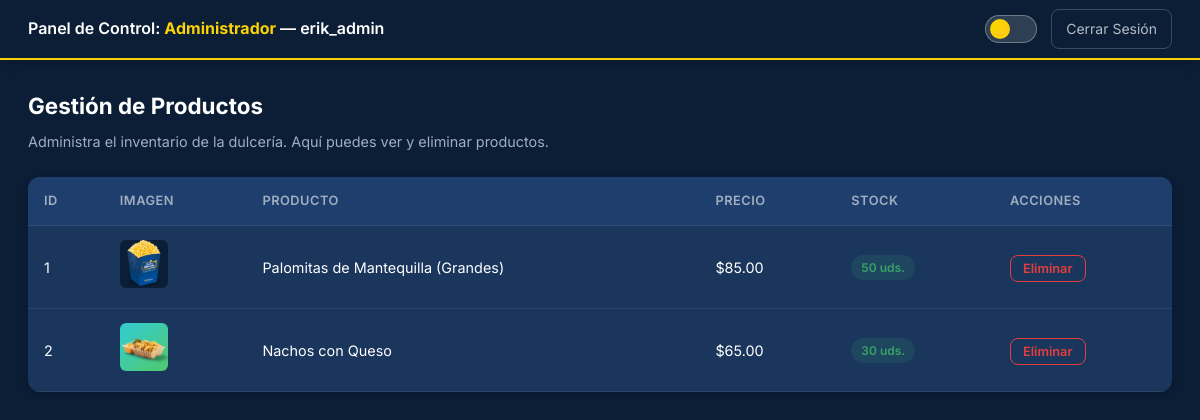
Page /views/adminPanel.php (signed in) on the committed database.
### tables this page shows
CREATE TABLE IF NOT EXISTS productos (
    id INT AUTO_INCREMENT PRIMARY KEY,
    nombre VARCHAR(100) NOT NULL,
    precio DECIMAL(10, 2) NOT NULL,
    stock INT NOT NULL DEFAULT 0,
    imagen VARCHAR(255)
);

### views/adminPanel.php (the view, shortened to what this page needs)
<?php
require_once '../config/database.php';
$stmt     = $conexion->query("SELECT * FROM productos ORDER BY id ASC");
$productos = $stmt->fetchAll(PDO::FETCH_ASSOC);
?>
<!DOCTYPE html>
<html lang="es" data-theme="dark">
<head>
    <link rel="stylesheet" href="../assets/css/style.css">
</head>
<body class="panel-layout">
<nav class="panel-nav">
    <span class="panel-nav-title">Panel de Control: <strong>Administrador</strong> — <?= htmlspecialchars($_SESSION['username']) ?></span>
    <div class="panel-nav-actions">
        <div class="theme-switch-wrapper">
            <label class="theme-switch" title="Cambiar tema">
                <span class="slider"></span>
            </label>
        </div>
        <a href="../controllers/LogoutController.php" class="btn-header-logout">Cerrar Sesión</a>
    </div>
</nav>
<div class="panel-content">
    <h2>Gestión de Productos</h2>
    <p class="desc">Administra el inventario de la dulcería. Aquí puedes ver y eliminar productos.</p>
    <table class="data-table">
        <thead>
            <tr>
                <th>ID</th>
                <th>Imagen</th>
                <th>Producto</th>
                <th>Precio</th>
                <th>Stock</th>
                <th>Acciones</th>
            </tr>
        </thead>
        <tbody>
            <?php foreach ($productos as $prod): ?>
            <tr>
                <td><?= $prod['id'] ?></td>
                <td><img src="../assets/img/<?= htmlspecialchars($prod['imagen']) ?>" width="48" height="48"
                         style="object-fit:contain; border-radius:6px; background:var(--bg-primary);"
                         onerror="this.src='https://via.placeholder.com/48/1a365d/fbd304?text=🍿'"></td>
                <td><?= htmlspecialchars($prod['nombre']) ?></td>
                <td>$<?= number_format($prod['precio'], 2) ?></td>
                <td>
                    <span class="badge-stock <?= $prod['stock'] > 5 ? 'ok' : 'low' ?>">
                        <?= $prod['stock'] ?> uds.
                    </span>
                </td>
                <td>
                    <a href="adminPanel.php?eliminar=<?= $prod['id'] ?>" class="btn-delete"
                       onclick="return confirm('¿Eliminar «<?= htmlspecialchars(addslashes($prod['nombre'])) ?>»?')">
                        Eliminar
                    </a>
                </td>
            </tr>
            <?php endforeach; ?>
        </tbody>
    </table>
</div>
</body>
</html>

### assets/css/style.css (style rules this page uses)
:root { --bg-primary: #0b1e36; --bg-secondary: #1a365d; --bg-card: #1e3f6e; --bg-sidebar: #f0f4f8; --bg-sidebar-item: #e2e8f0; --text-primary: #ffffff; --text-secondary: #a0aec0; --text-muted: #718096; --accent: #fbd304; --accent-hover: #e0bc00; --danger: #e53e3e; --danger-hover: #c53030; --success: #38a169; --success-hover: #2f855a; --border: rgba(251, 211, 4, 0.25); --border-card: rgba(255, 255, 255, 0.08); --shadow: 0 8px 32px rgba(0, 0, 0, 0.35); --shadow-sm: 0 2px 8px rgba(0, 0, 0, 0.2); --radius: 12px; --radius-sm: 8px; --transition: 0.25s ease; --header-bg: #0b1e36; --sidebar-text: #2d3748; --input-bg: rgba(255, 255, 255, 0.08); --input-border: rgba(255, 255, 255, 0.2); }
*, *::before, *::after { box-sizing: border-box; margin: 0; padding: 0; }
html { scroll-behavior: smooth; }
body { font-family: 'Inter', Arial, sans-serif; background-color: var(--bg-primary); color: var(--text-primary); min-height: 100vh; transition: background-color var(--transition), color var(--transition); line-height: 1.6; }
.theme-switch-wrapper { display: flex; align-items: center; gap: 8px; }
.theme-switch { position: relative; display: inline-block; width: 52px; height: 28px; flex-shrink: 0; }
.slider { position: absolute; inset: 0; background: rgba(255, 255, 255, 0.15); border: 1px solid rgba(255, 255, 255, 0.3); border-radius: 28px; cursor: pointer; transition: var(--transition); }
.slider::before { content: "🌙"; position: absolute; top: 3px; left: 4px; width: 20px; height: 20px; border-radius: 50%; display: flex; align-items: center; justify-content: center; font-size: 12px; transition: var(--transition); background: var(--accent); line-height: 20px; text-align: center; }
.btn-header-logout { color: rgba(255, 255, 255, 0.7); text-decoration: none; font-size: 0.875rem; padding: 8px 14px; border: 1px solid rgba(255, 255, 255, 0.2); border-radius: var(--radius-sm); transition: all var(--transition); }
.panel-layout { min-height: 100vh; display: flex; flex-direction: column; }
.panel-nav { background: var(--header-bg); border-bottom: 2px solid var(--accent); padding: 0 28px; height: 60px; display: flex; align-items: center; justify-content: space-between; box-shadow: 0 2px 12px rgba(0, 0, 0, 0.2); position: sticky; top: 0; z-index: 50; }
.panel-nav-title { color: #fff; font-weight: 600; font-size: 1rem; }
.panel-nav-title strong { color: var(--accent); }
.panel-nav-actions { display: flex; align-items: center; gap: 14px; }
.panel-content { padding: 28px; flex: 1; }
.panel-content h2 { font-size: 1.4rem; font-weight: 700; margin-bottom: 6px; color: var(--text-primary); }
.panel-content p.desc { color: var(--text-secondary); font-size: 0.9rem; margin-bottom: 24px; }
.data-table { width: 100%; border-collapse: collapse; background: var(--bg-secondary); border-radius: var(--radius); overflow: hidden; box-shadow: var(--shadow-sm); }
.data-table thead { background: var(--bg-card); }
.data-table th { padding: 14px 16px; text-align: left; font-size: 0.8rem; font-weight: 600; text-transform: uppercase; letter-spacing: 0.5px; color: var(--text-secondary); border-bottom: 1px solid var(--border-card); }
.data-table td { padding: 14px 16px; border-bottom: 1px solid var(--border-card); color: var(--text-primary); font-size: 0.9rem; }
.data-table img { border-radius: 6px; }
.badge-stock { display: inline-block; padding: 3px 10px; border-radius: 20px; font-size: 0.75rem; font-weight: 600; }
.badge-stock.ok { background: rgba(56, 161, 105, 0.15); color: #38a169; }
.btn-delete { background: none; border: 1px solid var(--danger); color: var(--danger); padding: 5px 12px; border-radius: var(--radius-sm); cursor: pointer; font-size: 0.8rem; font-weight: 600; transition: all var(--transition); text-decoration: none; }

### rows in the picture
productos: id "1", imagen (picture), nombre "Palomitas de Mantequilla (Grandes)", precio "85.00", stock "50"
productos: id "2", imagen (picture), nombre "Nachos con Queso", precio "65.00", stock "30"

### other values in the picture
$_SESSION['username'] "erik_admin"
